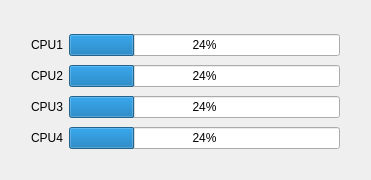
<?xml version="1.0" encoding="UTF-8"?>
<ui version="4.0">
 <class>Sauron</class>
 <widget class="QMainWindow" name="Sauron">
  <property name="geometry">
   <rect>
    <x>0</x>
    <y>0</y>
    <width>371</width>
    <height>180</height>
   </rect>
  </property>
  <property name="windowTitle">
   <string>Sauron</string>
  </property>
  <property name="windowIcon">
   <iconset>
    <normaloff>../../../../Imagens/Ícones/originais/eye_sauron_abstract_art_desktop_1024x768_hd-wallpaper-181447.jpg</normaloff>../../../../Imagens/Ícones/originais/eye_sauron_abstract_art_desktop_1024x768_hd-wallpaper-181447.jpg</iconset>
  </property>
  <widget class="QWidget" name="centralWidget">
   <widget class="QWidget" name="layoutWidget">
    <property name="geometry">
     <rect>
      <x>20</x>
      <y>20</y>
      <width>331</width>
      <height>143</height>
     </rect>
    </property>
    <layout class="QGridLayout" name="gridLayout">
     <item row="2" column="1">
      <widget class="QProgressBar" name="pbar3">
       <property name="value">
        <number>24</number>
       </property>
      </widget>
     </item>
     <item row="0" column="0">
      <widget class="QLabel" name="lbl1">
       <property name="text">
        <string>CPU1</string>
       </property>
      </widget>
     </item>
     <item row="3" column="0">
      <widget class="QLabel" name="lbl4">
       <property name="text">
        <string>CPU4</string>
       </property>
      </widget>
     </item>
     <item row="1" column="1">
      <widget class="QProgressBar" name="pbar2">
       <property name="value">
        <number>24</number>
       </property>
      </widget>
     </item>
     <item row="2" column="0">
      <widget class="QLabel" name="lbl3">
       <property name="text">
        <string>CPU3</string>
       </property>
      </widget>
     </item>
     <item row="1" column="0">
      <widget class="QLabel" name="lbl2">
       <property name="text">
        <string>CPU2</string>
       </property>
      </widget>
     </item>
     <item row="3" column="1">
      <widget class="QProgressBar" name="pbar4">
       <property name="value">
        <number>24</number>
       </property>
      </widget>
     </item>
     <item row="0" column="1">
      <widget class="QProgressBar" name="pbar1">
       <property name="value">
        <number>24</number>
       </property>
      </widget>
     </item>
    </layout>
   </widget>
  </widget>
 </widget>
 <layoutdefault spacing="6" margin="11"/>
 <resources/>
 <connections/>
</ui>
